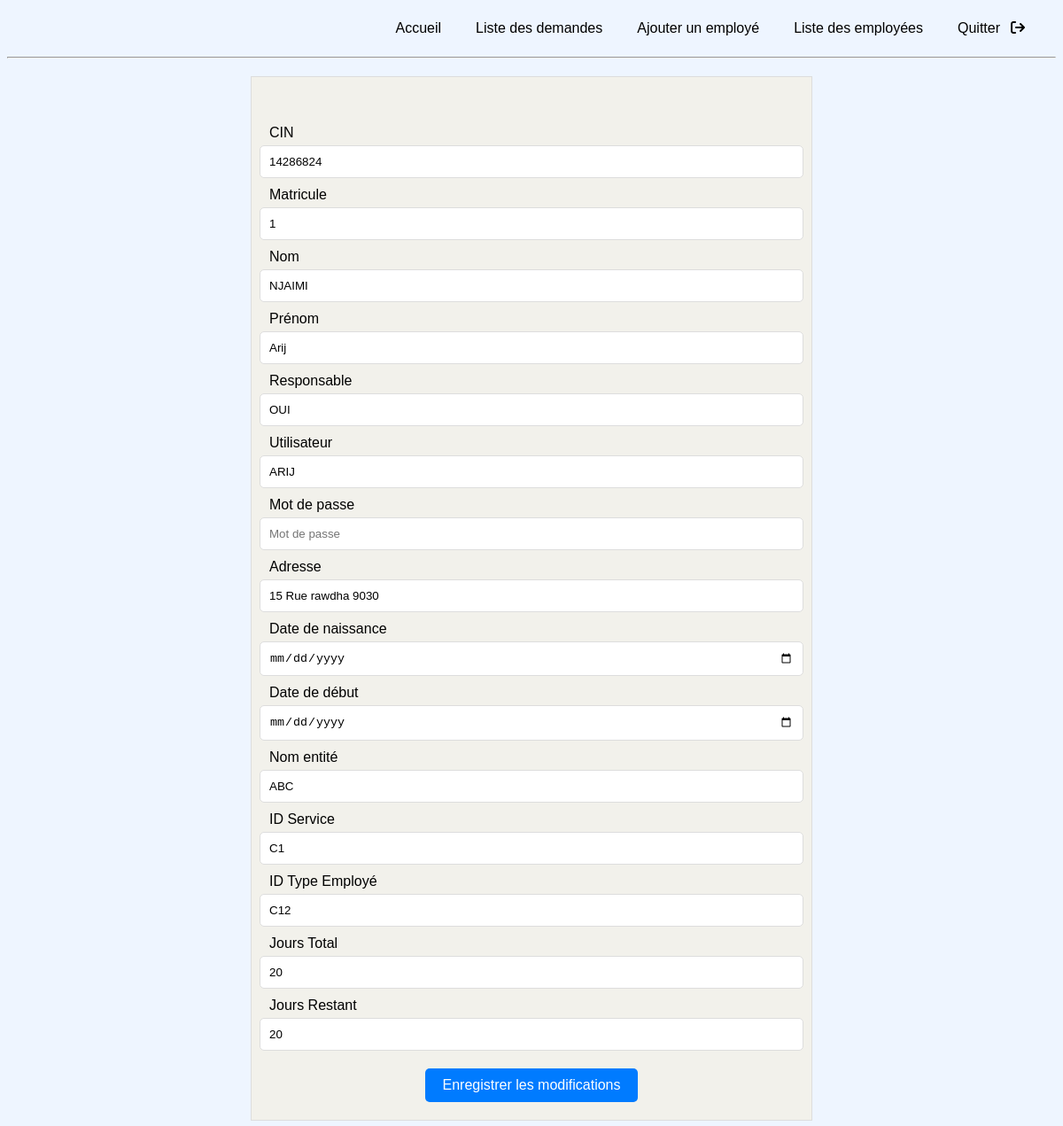
The app's page /edit_employee/1 (signed in) with its own data.
### models.py (models this page shows)
class Employee(db.Model):
    __tablename__ = 'employee'
    id = db.Column(db.Integer, primary_key=True)
    cin = db.Column(db.String(50), unique=True, nullable=False)
    matricule = db.Column(db.String(50), unique=True, nullable=False)
    nom = db.Column(db.String(50), nullable=False)
    prenom = db.Column(db.String(50), nullable=False)
    responsable = db.Column(db.String(50), nullable=False)
    utilisateur = db.Column(db.String(50), unique=True, nullable=False)
    mot_de_passe = db.Column(db.String(50), nullable=False)
    adresse = db.Column(db.String(200), nullable=False)
    date_naiss = db.Column(db.DateTime, nullable=False)
    date_debut = db.Column(db.DateTime, nullable=False)
    nom_entite = db.Column(db.String(50), nullable=False)
    id_service = db.Column(db.String(50), nullable=False)
    id_type_emp = db.Column(db.String(50), nullable=False)
    jrs_total = db.Column(db.Integer, nullable=False)
    jrs_restant = db.Column(db.Integer, nullable=False)
    username = db.Column(db.String(50))

### app.py (the view, shortened to what this page needs)
@app.route('/edit_employee/<int:emp_id>', methods=['GET', 'POST'])
@login_required
def edit_employee(emp_id):
    employee = Employee.query.get(emp_id)
    return render_template('edit_employee.html', employee=employee)

### app.py (called while the page is built)
def login_required(f):
    @wraps(f)
    def decorated_function(*args, **kwargs):
        if 'username' not in session:
            return redirect(url_for('login'))
        return f(*args, **kwargs)
    return decorated_function

### templates/edit_employee.html (shortened to what this page needs)
<!DOCTYPE html>
<html lang="en">
<head>
    <link rel="stylesheet" href="https://cdnjs.cloudflare.com/ajax/libs/font-awesome/6.0.0-beta3/css/all.min.css">
</head>
<body>
    <nav class="navbar">
        <ul class="navbar-nav">
            <li><a href="{{ url_for('homepage_admin') }}">Accueil</a></li>
            <li><a href="/toutes_les_demandes">Liste des demandes</a></li>
            <li><a href="{{ url_for('ajouter_employe') }}">Ajouter un employé</a></li>
            <li><a href="{{ url_for('list_employees') }}">Liste des employées</a></li>
            <li><a href="/">Quitter</a><i class="fa-solid fa-arrow-right-from-bracket"></i></li>
        </ul>
    </nav>
    <hr>
    <div class="box">
        <form action="{{ url_for('edit_employee', emp_id=employee.id) }}" method="POST">
            <label for="cin">CIN</label>
            <input type="text" id="cin" name="cin"  value="{{employee.cin}}" required>
            <label for="ID">Matricule</label>
            <input type="text" id="id" name="id"  value="{{employee.id}}" required>
            <label for="nom">Nom</label>
            <input type="text" id="nom" name="nom" value="{{employee.nom}}" required>
            <label for="prenom">Prénom</label>
            <input type="text" id="prenom" name="prenom" value="{{employee.prenom}}" required>
            <label for="responsable">Responsable</label>
            <input type="text" id="responsable" name="responsable" value="{{employee.responsable}}" required>
            <label for="login">Utilisateur</label>
            <input type="text" id="utilisaateur" name="utilisateur" value="{{employee.utilisateur}}" required>
            <label for="password">Mot de passe</label>
            <input type="password" id="mot_de_passe" name="mot_de_passe" placeholder="Mot de passe" required>
            <label for="adresse">Adresse</label>
            <input type="text" id="adresse" name="adresse" value="{{employee.adresse}}" required>
            <label for="date_naiss">Date de naissance</label>
            <input type="date" id="date_naiss" name="date_naiss"  value="{{employee.date_naiss}}" required>
            <label for="date_debut">Date de début</label>
            <input type="date" id="date_debut" name="date_debut" value="{{employee.date_debut}}"  required>
            <label for="nom_entite">Nom entité</label>
            <input type="text" id="nom_entite" name="nom_entite" value="{{employee.nom_entite}}" required>
            <label for="id_service">ID Service</label>
            <input type="text" id="id_service" name="id_service" value="{{employee.id_service}}" required>
            <label for="id_type_emp">ID Type Employé</label>
            <input type="text" id="id_type_emp" name="id_type_emp" value="{{employee.id_type_emp}}" required>
            <label for="jrs_total">Jours Total</label>
            <input type="number" id="jrs_total" name="jrs_total" value="{{employee.jrs_total}}" required>
            <label for="jrs_restant">Jours Restant</label>
            <input type="number" id="jrs_restant" name="jrs_restant" value="{{employee.jrs_restant}}" required>
            <button type="submit">Enregistrer les modifications</button>
        </form>
    </div>
</body>
</html>

### templates/edit_employee.html (style rules this page uses)
body { background-color: #EEF5FF; font-family: Arial, sans-serif; }
.navbar { background-color: #EEF5FF; color: black; display: flex; justify-content: space-between; align-items: center; padding: 10px 20px; }
.navbar-nav { list-style-type: none; margin: 0; padding: 0; display: flex; }
.navbar-nav li { margin-right: 15px; }
.navbar-nav li a { color: black; text-decoration: none; padding: 8px 12px; border-radius: 5px; transition: background-color 0.3s ease; }
.box { background-color: #F2F1EB; padding: 20px; border: 1px solid #ddd; margin: 20px auto; width: 50%; max-width: 600px; text-align: center; }
form { display: flex; flex-direction: column; align-items: center; }
label { margin-top: 10px; text-align: left; width: 100%; }
input, select { width: 100%; padding: 10px; margin-top: 5px; border: 1px solid #ddd; border-radius: 5px; }
button { margin-top: 20px; padding: 10px 20px; background-color: #007bff; color: white; border: none; border-radius: 5px; cursor: pointer; font-size: 16px; }

### records on screen
Employee: cin "14286824", id "1", nom "NJAIMI", prenom "Arij", responsable "OUI", utilisateur "ARIJ", adresse "15 Rue rawdha 9030", nom_entite "ABC", id_service "C1", id_type_emp "C12", jrs_total "20", jrs_restant "20"
